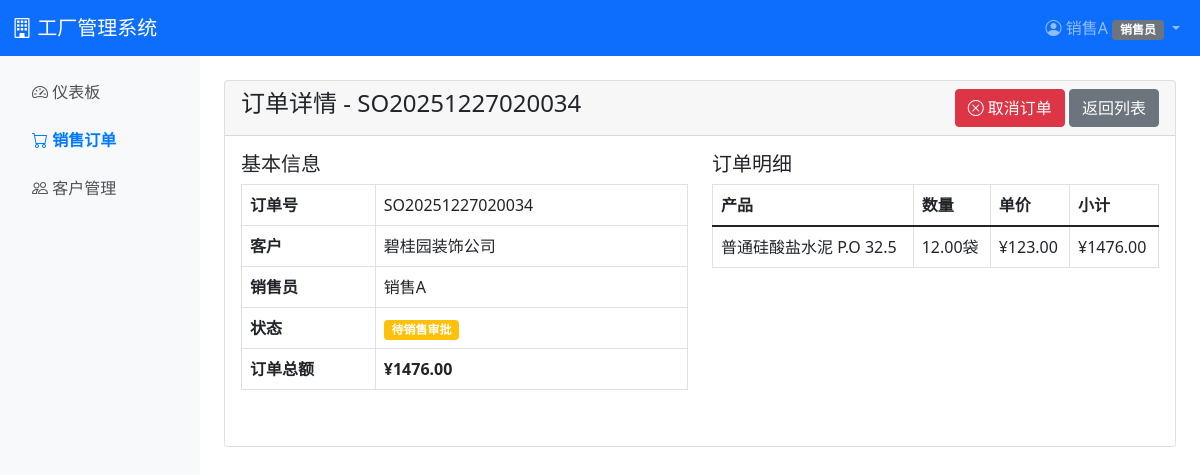
/sales/orders/1/ (signed in), run on an earlier commit of the app's database.
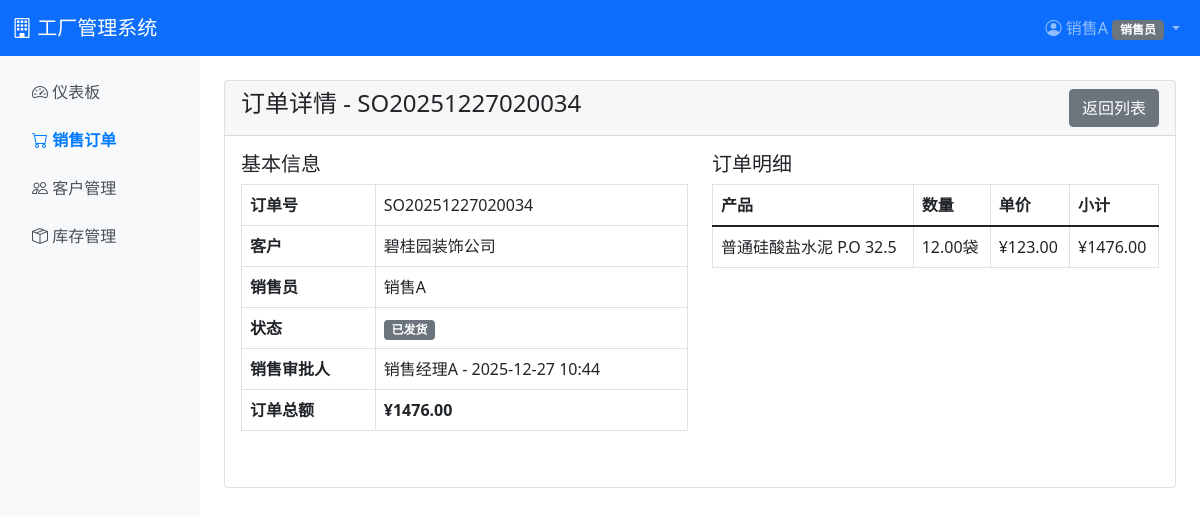
And on a later commit of the database.
### sales/models.py (models this page shows, shortened)
class SalesOrder(models.Model):
    STATUS_CHOICES = [
        ('pending', '待销售审批'),
        ('approved', '销售已审批'),
        ('warehouse_pending', '待库存审批'),
        ('warehouse_approved', '库存已审批'),
        ('rejected', '已退回'),
        ('in_production', '生产中'),
        ('ready_to_ship', '待发货'),
        ('shipped', '已发货'),
        ('completed', '已完成'),
        ('cancelled', '已取消'),
    ]
    order_no = models.CharField(max_length=50, unique=True, verbose_name='订单号')
    customer = models.ForeignKey(Customer, on_delete=models.PROTECT, verbose_name='客户')
    salesperson = models.ForeignKey('auth.User', on_delete=models.PROTECT, related_name='sales_orders', verbose_name='销售员')
    status = models.CharField(max_length=20, choices=STATUS_CHOICES, default='pending', verbose_name='状态')
    total_amount = models.DecimalField(max_digits=12, decimal_places=2, default=0, verbose_name='订单总额')
    reserve_inventory = models.BooleanField(default=False, verbose_name='预占库存')
    approved_by = models.ForeignKey('auth.User', on_delete=models.SET_NULL, null=True, blank=True, related_name='approved_orders', verbose_name='销售审批人')
    approved_at = models.DateTimeField(null=True, blank=True, verbose_name='销售审批时间')
    warehouse_approved_by = models.ForeignKey('auth.User', on_delete=models.SET_NULL, null=True, blank=True, related_name='warehouse_approved_orders', verbose_name='库存审批人')
    warehouse_approved_at = models.DateTimeField(null=True, blank=True, verbose_name='库存审批时间')
    rejected_by = models.ForeignKey('auth.User', on_delete=models.SET_NULL, null=True, blank=True, related_name='rejected_orders', verbose_name='退回人')
    rejected_at = models.DateTimeField(null=True, blank=True, verbose_name='退回时间')
    reject_reason = models.TextField(blank=True, verbose_name='退回原因')
    remark = models.TextField(blank=True, verbose_name='备注')
    created_at = models.DateTimeField(auto_now_add=True, verbose_name='创建时间')
    updated_at = models.DateTimeField(auto_now=True, verbose_name='更新时间')
    class Meta:
        verbose_name = '销售订单'
        verbose_name_plural = '销售订单'
        ordering = ['-created_at']

### inventory/models.py (models this page shows, shortened)
class Customer(models.Model):
    CREDIT_LEVEL_CHOICES = [
        ('A', 'A级（优秀）'),
        ('B', 'B级（良好）'),
        ('C', 'C级（一般）'),
        ('D', 'D级（较差）'),
    ]
    name = models.CharField(max_length=200, unique=True, verbose_name='客户名称')
    contact_person = models.CharField(max_length=100, verbose_name='联系人')
    phone = models.CharField(max_length=20, verbose_name='联系电话')
    address = models.TextField(verbose_name='地址')
    credit_level = models.CharField(max_length=1, choices=CREDIT_LEVEL_CHOICES, default='C', verbose_name='信用等级')
    created_by = models.ForeignKey('auth.User', on_delete=models.SET_NULL, null=True, blank=True, related_name='created_customers', verbose_name='创建人')
    created_at = models.DateTimeField(auto_now_add=True, verbose_name='创建时间')
    updated_at = models.DateTimeField(auto_now=True, verbose_name='更新时间')
    class Meta:
        verbose_name = '客户'
        verbose_name_plural = '客户'
        ordering = ['-created_at']

### sales/views.py (the view)
# urls.py: path('orders/<int:pk>/', views.order_detail, name='order_detail'),
@login_required
@role_required('sales', 'sales_mgr', 'warehouse', 'ceo')
def order_detail(request, pk):
    order = get_object_or_404(SalesOrder.objects.prefetch_related('items__product'), pk=pk)
    if request.user.profile.role == 'sales' and order.salesperson != request.user:
        messages.error(request, '您没有权限查看此订单')
        return redirect('sales:order_list')
    context = {
        'order': order,
    }
    return render(request, 'sales/order_detail.html', context)

### accounts/models.py (called while the page is built)
    def has_permission(self, permission_code):
        if self.role == 'ceo':
            return True
        role_permissions = self.get_role_default_permissions()
        if permission_code in role_permissions:
            return True
        return self.permissions.filter(code=permission_code).exists()

### accounts/templatetags/permission_tags.py (called while the page is built)
@register.filter
def has_permission(user, permission_code):
    if not user or not user.is_authenticated:
        return False
    try:
        profile = user.profile
        return profile.has_permission(permission_code)
    except AttributeError:
        return False

### templates/sales/order_detail.html (shortened to what this page needs)
{% extends 'base.html' %}
{% block content %}
<div class="card">
    <div class="card-header d-flex justify-content-between">
        <h4>订单详情 - {{ order.order_no }}</h4>
        <div>
            {% if order.status == 'pending' and order.salesperson == user %}
            <a href="{% url 'sales:order_cancel' order.pk %}" class="btn btn-danger">
                <i class="bi bi-x-circle"></i> 取消订单
            </a>
            {% endif %}
            <a href="{% url 'sales:order_list' %}" class="btn btn-secondary">返回列表</a>
        </div>
    </div>
    <div class="card-body">
        <div class="row mb-4">
            <div class="col-md-6">
                <h5>基本信息</h5>
                <table class="table table-bordered">
                    <tr>
                        <th width="30%">订单号</th>
                        <td>{{ order.order_no }}</td>
                    </tr>
                    <tr>
                        <th>客户</th>
                        <td>{{ order.customer.name }}</td>
                    </tr>
                    <tr>
                        <th>销售员</th>
                        <td>{{ order.salesperson.username }}</td>
                    </tr>
                    <tr>
                        <th>状态</th>
                        <td>
                            {% if order.status == 'pending' %}
                            <span class="badge bg-warning">待销售审批</span>
                            {% elif order.status == 'approved' %}
                            <span class="badge bg-info">销售已审批</span>
                            {% elif order.status == 'warehouse_pending' %}
                            <span class="badge bg-warning">待库存审批</span>
                            {% elif order.status == 'warehouse_approved' %}
                            <span class="badge bg-info">库存已审批</span>
                            {% elif order.status == 'rejected' %}
                            <span class="badge bg-danger">已退回</span>
                            {% elif order.status == 'in_production' %}
                            <span class="badge bg-primary">生产中</span>
                            {% elif order.status == 'ready_to_ship' %}
                            <span class="badge bg-success">待发货</span>
                            {% elif order.status == 'shipped' %}
                            <span class="badge bg-secondary">已发货</span>
                            {% elif order.status == 'completed' %}
                            <span class="badge bg-success">已完成</span>
                            {% elif order.status == 'cancelled' %}
                            <span class="badge bg-dark">已取消</span>
                            {% endif %}
                        </td>
                    </tr>
                    {% if order.approved_by %}
                    <tr>
                        <th>销售审批人</th>
                        <td>{{ order.approved_by.username }} - {{ order.approved_at|date:"Y-m-d H:i" }}</td>
                    </tr>
                    {% endif %}
                    <tr>
                        <th>订单总额</th>
                        <td><strong>¥{{ order.total_amount }}</strong></td>
                    </tr>
                </table>
            </div>
            <div class="col-md-6">
                <h5>订单明细</h5>
                <table class="table table-bordered">
                    <thead>
                        <tr>
                            <th>产品</th>
                            <th>数量</th>
                            <th>单价</th>
                            <th>小计</th>
                        </tr>
                    </thead>
                    <tbody>
                        {% for item in order.items.all %}
                        <tr>
                            <td>{{ item.product.name }}</td>
                            <td>{{ item.quantity }}{{ item.product.unit }}</td>
                            <td>¥{{ item.unit_price }}</td>
                            <td>¥{{ item.subtotal }}</td>
                        </tr>
                        {% endfor %}
                    </tbody>
                </table>
            </div>
        </div>
    </div>
</div>
{% endblock %}

### templates/base.html (shortened to what this page needs)
{% load permission_tags %}
<!DOCTYPE html>
<html lang="zh-CN">
<head>
    <link href="https://cdn.jsdelivr.net/npm/bootstrap@5.1.3/dist/css/bootstrap.min.css" rel="stylesheet">
    <link rel="stylesheet" href="https://cdn.jsdelivr.net/npm/bootstrap-icons@1.8.1/font/bootstrap-icons.css">
</head>
<body>
    <nav class="navbar navbar-expand-lg navbar-dark bg-primary">
        <div class="container-fluid">
            <a class="navbar-brand" href="{% url 'dashboard' %}">
                <i class="bi bi-building"></i> 工厂管理系统
            </a>
            <div class="collapse navbar-collapse" id="navbarNav">
                <ul class="navbar-nav ms-auto">
                    {% if user.is_authenticated %}
                    <li class="nav-item dropdown">
                        <a class="nav-link dropdown-toggle" href="#" id="navbarDropdown" role="button" data-bs-toggle="dropdown">
                            <i class="bi bi-person-circle"></i> {{ user.username }}
                            {% if user.profile %}
                            <span class="badge bg-secondary">{{ user.profile.get_role_display }}</span>
                            {% endif %}
                        </a>
                    </li>
                    {% else %}
                    <li class="nav-item">
                        <a class="nav-link" href="{% url 'login' %}">登录</a>
                    </li>
                    {% endif %}
                </ul>
            </div>
        </div>
    </nav>
    {% if user.is_authenticated %}
    <div class="container-fluid">
        <div class="row">
            <nav class="col-md-2 sidebar p-3">
                <ul class="nav flex-column">
                    <li class="nav-item mb-2">
                        <a class="nav-link {% if request.resolver_match.url_name == 'dashboard' %}active{% endif %}" href="{% url 'dashboard' %}">
                            <i class="bi bi-speedometer2"></i> 仪表板
                        </a>
                    </li>
                    {% if user.profile.role == 'sales' or user.profile.role == 'sales_mgr' or user.profile.role == 'warehouse' or user.profile.role == 'ceo' or user|has_permission:'sales.order.view' %}
                    <li class="nav-item mb-2">
                        <a class="nav-link {% if 'sales' in request.path %}active{% endif %}" href="{% url 'sales:order_list' %}">
                            <i class="bi bi-cart"></i> 销售订单
                        </a>
                    </li>
                    {% endif %}
                    {% if user.profile.role == 'sales' or user.profile.role == 'sales_mgr' or user.profile.role == 'ceo' or user|has_permission:'inventory.customer.view' %}
                    <li class="nav-item mb-2">
                        <a class="nav-link {% if 'customers' in request.path %}active{% endif %}" href="{% url 'inventory:customer_list' %}">
                            <i class="bi bi-people"></i> 客户管理
                        </a>
                    </li>
                    {% endif %}
                    {% if user.profile.role == 'warehouse' or user.profile.role == 'production' or user.profile.role == 'ceo' or user|has_permission:'inventory.view' or user|has_permission:'inventory.view_product' %}
                    <li class="nav-item mb-2">
                        <a class="nav-link {% if 'inventory' in request.path %}active{% endif %}" href="{% url 'inventory:inventory_list' %}">
                            <i class="bi bi-box-seam"></i> 库存管理
                        </a>
                    </li>
                    {% endif %}
                </ul>
            </nav>
            <main class="col-md-10 p-4">
    {% else %}
    <div class="container mt-5">
    {% endif %}
        {% block content %}{% endblock %}
    {% if user.is_authenticated %}
            </main>
        </div>
    </div>
    {% else %}
    </div>
    {% endif %}
</body>
</html>

What changed in the data, as far as the page shows it:
changed SalesOrder "SO20251227020034": status "pending" → "shipped" (drawn); approved_by_id empty → 4 (drawn); approved_by.username (not shown) → "销售经理A"; approved_at (not shown) → "2025-12-27 10:44"
Also different on the page:
text no longer shown: "取消订单 待销售审批"
text now shown: "库存管理 已发货 销售审批人 -"
